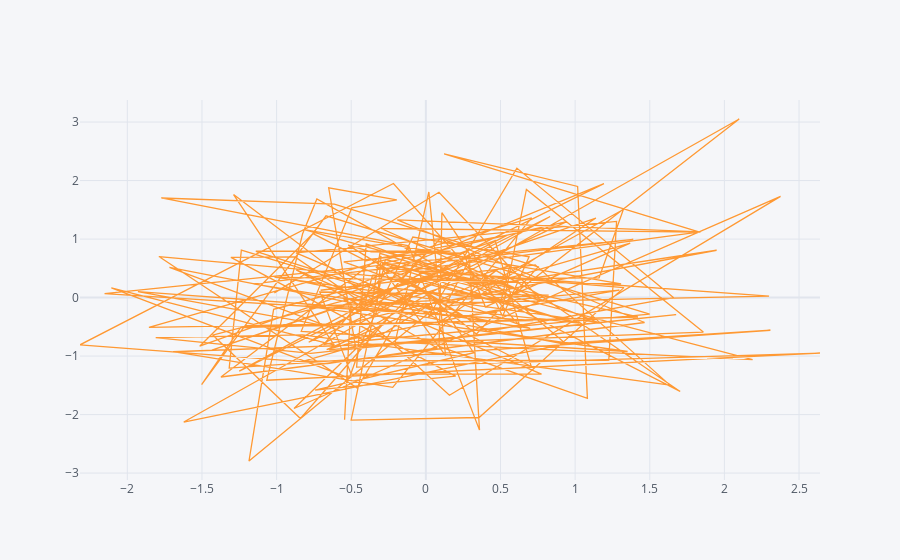

Notebook code cell kept with this figure:
### Code cell
# Scatter plot
df.iplot(kind='scatter', x='A', y='B')

### Figure 1 — Plotly figure (JSON) as saved in the notebook; plotly's stock layout.template omitted (floating-point values rounded to 4 significant figures; data arrays with more than 128 entries replaced by an {"elided": "..."} marker saying what was removed)
{"data": [{"line": {"color": "rgba(255, 153, 51, 1.0)", "dash": "solid", "shape": "linear", "width": 1.3}, "mode": "lines", "name": "B", "text": "", "type": "scatter", "x": {"elided": "200 float values"}, "y": {"elided": "200 float values"}}], "layout": {"autosize": true, "legend": {"bgcolor": "#F5F6F9", "font": {"color": "#4D5663"}}, "paper_bgcolor": "#F5F6F9", "plot_bgcolor": "#F5F6F9", "title": {"font": {"color": "#4D5663"}}, "xaxis": {"autorange": true, "gridcolor": "#E1E5ED", "range": [-2.317, 2.64], "showgrid": true, "tickfont": {"color": "#4D5663"}, "title": {"font": {"color": "#4D5663"}, "text": ""}, "type": "linear", "zerolinecolor": "#E1E5ED"}, "yaxis": {"autorange": true, "gridcolor": "#E1E5ED", "range": [-3.118, 3.377], "showgrid": true, "tickfont": {"color": "#4D5663"}, "title": {"font": {"color": "#4D5663"}, "text": ""}, "type": "linear", "zerolinecolor": "#E1E5ED"}}}
